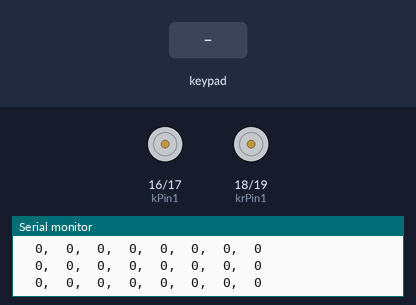
The sketch below on a simulated ESP32. Parts: motor-driver pin pairs drawn as motors (green arrow = first pin HIGH = forward, orange = second pin HIGH = backward, longer = more drive, scaled by the enable pin), the last lines printed to the serial monitor. The inputs (shaded band) are chosen by the test bench. Nothing arrives over Bluetooth unless stated.

Above: at 1.2 s.
1.3 s: key 'X' pressed
At 1.6 s:
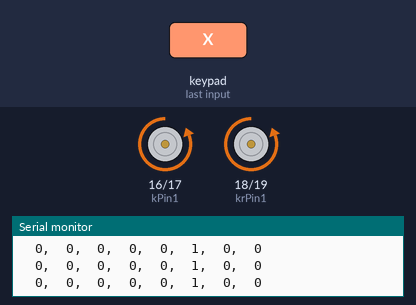
3.3 s: key 'O' pressed
At 3.6 s:
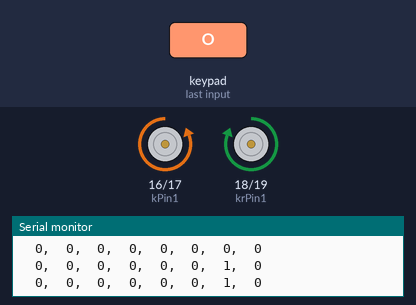
5.3 s: key 'S' pressed
At 5.6 s:
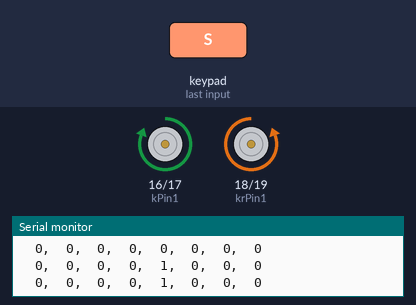
7.3 s: key 'T' pressed
At 7.6 s:
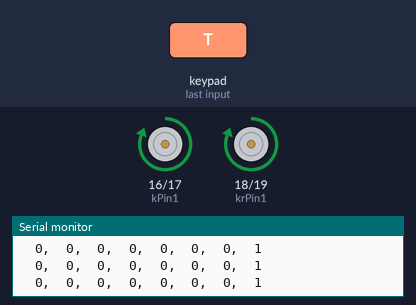
Timing chart, 0 to 10.3 s (numbered marks = the images above; inputs shaded):
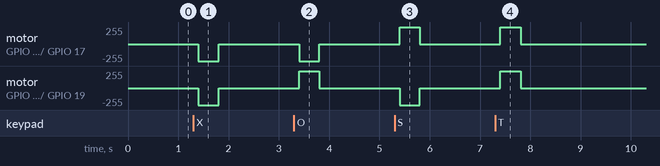

Measured:
- after the input at 1.3 s, motor on GPIO 16 (kPin1) / GPIO 17 (kPin2), motor on GPIO 18 (krPin1) / GPIO 19 (krPin2): stopped → backward 255/255 after 0.10 s, → stopped 0.40 s later
- after the input at 3.3 s, motor on GPIO 16 (kPin1) / GPIO 17 (kPin2): stopped → backward 255/255 after 0.10 s, → stopped 0.40 s later; motor on GPIO 18 (krPin1) / GPIO 19 (krPin2): stopped → forward 255/255 after 0.10 s, → stopped 0.40 s later
- after the input at 5.3 s, motor on GPIO 16 (kPin1) / GPIO 17 (kPin2): stopped → forward 255/255 after 0.10 s, → stopped 0.40 s later; motor on GPIO 18 (krPin1) / GPIO 19 (krPin2): stopped → backward 255/255 after 0.10 s, → stopped 0.40 s later
- after the input at 7.3 s, motor on GPIO 16 (kPin1) / GPIO 17 (kPin2), motor on GPIO 18 (krPin1) / GPIO 19 (krPin2): stopped → forward 255/255 after 0.11 s, → stopped 0.40 s later

The sketch:

Code_Inti.ino
```cpp
/*Kode Kelompok 2 TAUROS - ROBIN
------------------------------------------------------------------------------------*/
#include <ps5Controller.h>      // Library untuk menghubungkan ESP32 dengan controller PS5
#define MAX_MOTOR_SPEED 255     // Kecepatan maksimum motor (nilai PWM maksimum)

unsigned long lastTimeStamp = 0;  // Variabel untuk menyimpan waktu terakhir kirim data serial

// --- Deklarasi pin motor kanan (driver motor 1)
int enA = 25;   // Pin enable motor kanan (PWM)
int kPin1 = 16; // Pin arah motor kanan 1
int kPin2 = 17; // Pin arah motor kanan 2

// --- Deklarasi pin motor kiri (driver motor 2)
int enB = 23;   // Pin enable motor kiri (PWM)
int krPin1 = 18; // Pin arah motor kiri 1
int krPin2 = 19; // Pin arah motor kiri 2

// --- Pengaturan PWM
const int PWMFreq = 1000;                 // Frekuensi PWM = 1 kHz
const int PWMResolution = 8;              // Resolusi PWM = 8 bit (0–255)
const int rightMotorPWMSpeedChannel = 0;  // Kanal PWM motor kanan
const int leftMotorPWMSpeedChannel = 1;   // Kanal PWM motor kiri

// Callback ketika ada input dari PS5
void notify() {
  char messageString[200];
  sprintf(messageString, "%3d,%3d,%3d,%3d,%3d,%3d,%3d,%3d",
          ps5.Up(), ps5.Down(), ps5.Right(), ps5.Left(),
          ps5.Square(), ps5.Cross(), ps5.Circle(), ps5.Triangle());

  // Menampilkan status tombol ke serial monitor setiap 100ms
  if (millis() - lastTimeStamp > 100) {
    Serial.println(messageString);
    lastTimeStamp = millis();
  }
}

// Callback ketika PS5 terkoneksi
void onConnect() {
  Serial.println("PS5 Connected!");
}

// Callback ketika PS5 terputus
void onDisConnect() {
  Serial.println("PS5 Disconnected!");
}

// Fungsi untuk mengatur arah dan kecepatan motor kanan (kanan) dan kiri (kiri)
void rotate(int kanan, int kiri) {
  // --- Motor Kanan (pin kPin1, kPin2)
  if (kanan < 0) {  // Mundur
    digitalWrite(kPin1, LOW);
    digitalWrite(kPin2, HIGH);
  } else if (kanan > 0) {  // Maju
    digitalWrite(kPin1, HIGH);
    digitalWrite(kPin2, LOW);
  } else {  // Berhenti
    digitalWrite(kPin1, LOW);
    digitalWrite(kPin2, LOW);
  }

  // --- Motor kiri (pin krPin1, krPin2)
  if (kiri < 0) {  // Mundur
    digitalWrite(krPin1, LOW);
    digitalWrite(krPin2, HIGH);
  } else if (kiri > 0) {  // Maju
    digitalWrite(krPin1, HIGH);
    digitalWrite(krPin2, LOW);
  } else {  // Berhenti
    digitalWrite(krPin1, LOW);
    digitalWrite(krPin2, LOW);
  }

  // Atur kecepatan motor (nilai absolut PWM)
  ledcWrite(rightMotorPWMSpeedChannel, abs(kanan));
  ledcWrite(leftMotorPWMSpeedChannel, abs(kiri));
}

// --- Fungsi gerakan dasar robot ---
void maju () {
  rotate(MAX_MOTOR_SPEED, MAX_MOTOR_SPEED);   // Kedua motor maju
}
void mundur() {
  rotate(-MAX_MOTOR_SPEED, -MAX_MOTOR_SPEED); // Kedua motor mundur
}
void belKir() {
  rotate(MAX_MOTOR_SPEED, -MAX_MOTOR_SPEED);  // Belok kiri
}
void belKan() {
  rotate(-MAX_MOTOR_SPEED, MAX_MOTOR_SPEED);  // Belok kanan
}
void berhenti() {
  rotate(0, 0);                               // Stop semua motor
}

// --- Setup awal ---
void setup() {
  Serial.begin(115200);             // Inisialisasi komunikasi serial
  ps5.attach(notify);               // Pasang callback saat tombol ditekan
  ps5.attachOnConnect(onConnect);   // Callback saat terkoneksi
  ps5.attachOnDisconnect(onDisConnect); // Callback saat terputus

  ps5.begin("48:18:8D:8F:B1:DE");   // Alamat MAC Bluetooth dari ESP32

  // Tunggu sampai PS5 terkoneksi
  while (!ps5.isConnected()) {
    Serial.println("mana ya PS5 nya...");
    delay(500);
  }

  Serial.println("PS5 siap!");

  // Set semua pin motor sebagai output
  pinMode(enA, OUTPUT);
  pinMode(kPin1, OUTPUT);
  pinMode(kPin2, OUTPUT);

  pinMode(enB, OUTPUT);
  pinMode(krPin1, OUTPUT);
  pinMode(krPin2, OUTPUT);

  // Inisialisasi PWM untuk masing-masing motor
  ledcSetup(rightMotorPWMSpeedChannel, PWMFreq, PWMResolution);
  ledcSetup(leftMotorPWMSpeedChannel, PWMFreq, PWMResolution);
  ledcAttachPin(enA, rightMotorPWMSpeedChannel);
  ledcAttachPin(enB, leftMotorPWMSpeedChannel);

  berhenti();  // Pastikan motor dalam keadaan berhenti di awal
}

// --- Loop utama ---
void loop() {
  // Jika PS5 tidak terhubung, hentikan motor
  if (!ps5.isConnected()) {
    berhenti();
    return;
  }

  // Cek tombol dan jalankan perintah sesuai tombol PS5
  if (ps5.Triangle()) {
    maju();      // Tombol segitiga = maju
  } else if (ps5.Cross()) {
    mundur();        // Tombol silang = mundur
  } else if (ps5.Square()) {
    belKir();      // Tombol kotak = belok kiri
  } else if (ps5.Circle()) {
    belKan();      // Tombol lingkaran = belok kanan
  } else {
    berhenti();    // Tidak ada tombol ditekan = berhenti
  }

  delay(100);  // Delay kecil agar perintah tidak terlalu cepat berubah
}
```
